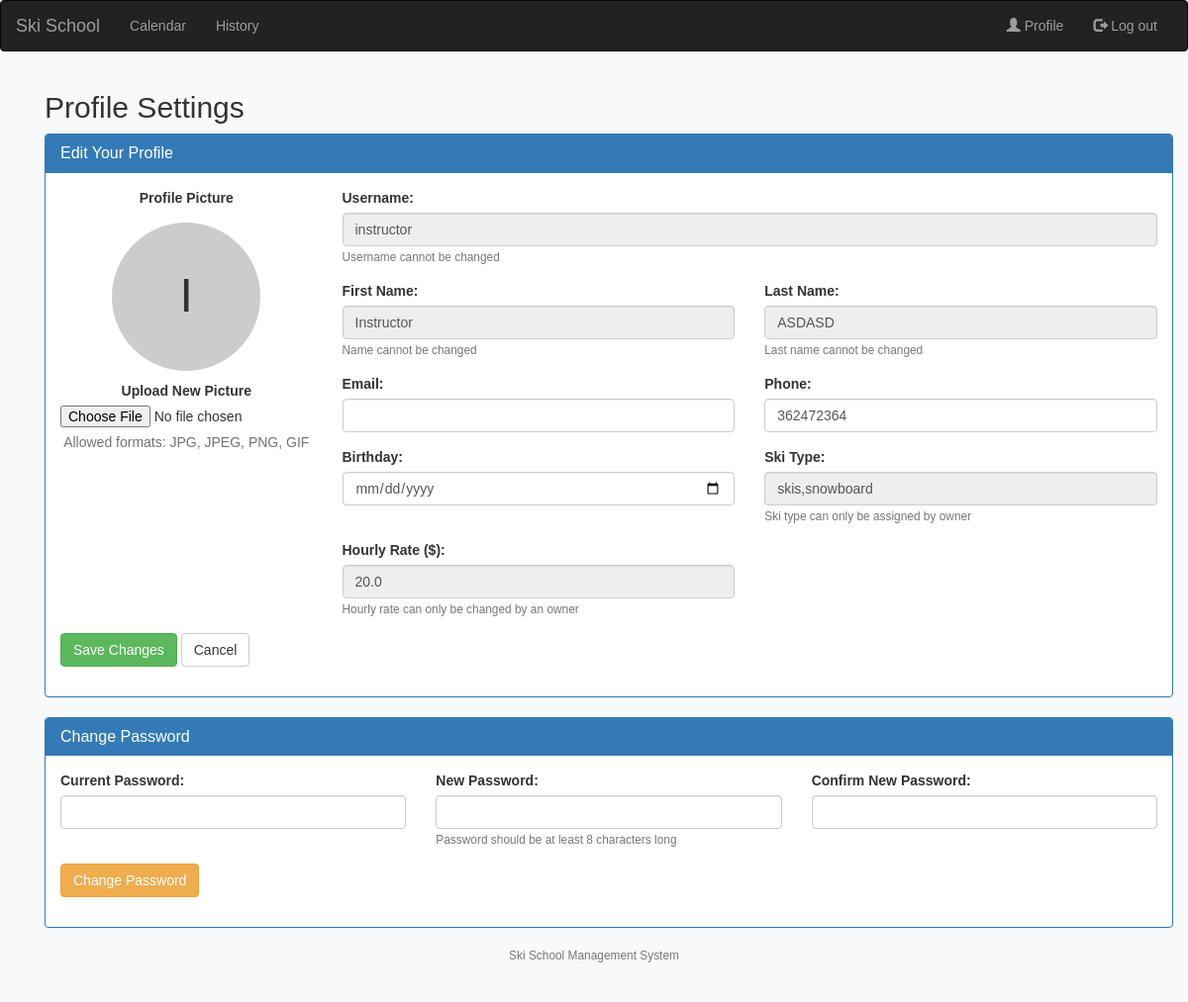
/settings (signed in), run on the app's committed database.
### tables this page shows
CREATE TABLE "user_info" (
	"id"	INTEGER,
	"username"	TEXT NOT NULL UNIQUE,
	"role"	TEXT NOT NULL,
	"name"	TEXT,
	"surname"	TEXT,
	"email"	TEXT UNIQUE,
	"phone"	TEXT,
	"profile_picture"	TEXT,
	"hourly_rate"	REAL DEFAULT 0, birthday TEXT, ski_type TEXT,
	PRIMARY KEY("id"),
	FOREIGN KEY("id") REFERENCES "users"("id") ON DELETE CASCADE
);

### app.py (the view, shortened to what this page needs)
@app.route("/settings", methods=["GET", "POST"])
@login_required
def settings():
    user_info = db.execute(
        """
        SELECT users.id, users.username, users.role, user_info.*
        FROM users
        JOIN user_info ON users.id = user_info.id
        WHERE users.id = ?
        """,
        current_user.id
    )
    if not user_info:
        flash("Error retrieving user information", "danger")
        return redirect("/")
    user_info = user_info[0]
    if current_user.role == "owner":
        template = "owner/settings.html"
    elif current_user.role == "admin":
        template = "admin/settings.html"
    elif current_user.role == "instructor":
        template = "instructor/settings.html"
    elif current_user.role == "customer":
        template = "customer/settings.html"
    else:
        flash("Something went wrong", "danger")
        return redirect("/logout")
    return render_template(template, user=user_info)

### app.py (called while the page is built)
@login_manager.user_loader
def load_user(user_id):
    try:
        user = db.execute("SELECT * FROM users WHERE id = ?", int(user_id))
        if user:
            return User(user[0]["id"], user[0]["username"], user[0]["role"])
        return None  # Return None if no user found
    except (ValueError, TypeError):
        return None

### templates/instructor/settings.html (shortened to what this page needs)
{% extends "layout.html" %}
{% block main %}
    {% include "settings.html" %}
{% endblock %}

### templates/settings.html (shortened to what this page needs)
<div class="container">
    <h2>Profile Settings</h2>
    <div class="row">
        <div class="col-md-12">
            <div class="panel panel-primary">
                <div class="panel-heading">
                    <h3 class="panel-title">Edit Your Profile</h3>
                </div>
                <div class="panel-body">
                    <form action="/settings" method="post" enctype="multipart/form-data">
                        <div class="row">
                            <div class="col-md-3">
                                <div class="form-group text-center">
                                    <label>Profile Picture</label>
                                    <div style="margin: 10px 0;">
                                        {% if user.profile_picture %}
                                        <img src="{{ user.profile_picture }}" alt="Profile" class="img-circle"
                                            style="width: 150px; height: 150px; object-fit: cover; border: 1px solid #ddd;">
                                        {% else %}
                                        <div class="img-circle"
                                            style="width: 150px; height: 150px; background-color: #ccc; display: flex; align-items: center; justify-content: center; margin: 0 auto; font-size: 48px;">
                                            <span>{{ user.username[0].upper() }}</span>
                                        </div>
                                        {% endif %}
                                    </div>
                                    <div class="form-group">
                                        <label for="profile_picture">Upload New Picture</label>
                                        <input type="file" id="profile_picture" name="profile_picture" accept="image/*">
                                        <p class="help-block">Allowed formats: JPG, JPEG, PNG, GIF</p>
                                    </div>
                                </div>
                            </div>
                            <div class="col-md-9">
                                <div class="form-group">
                                    <label for="username">Username:</label>
                                    <input type="text" class="form-control" id="username" value="{{ user.username }}"
                                        disabled>
                                    <small class="text-muted">Username cannot be changed</small>
                                </div>
                                <div class="row">
                                    <div class="col-md-6">
                                        <div class="form-group">
                                            <label for="name">First Name:</label>
                                            <input type="text" class="form-control" id="name"
                                                value="{{ user.name or '' }}" disabled>
                                            <small class="text-muted">Name cannot be changed</small>
                                        </div>
                                    </div>
                                    <div class="col-md-6">
                                        <div class="form-group">
                                            <label for="surname">Last Name:</label>
                                            <input type="text" class="form-control" id="surname"
                                                value="{{ user.surname or '' }}" disabled>
                                            <small class="text-muted">Last name cannot be changed</small>
                                        </div>
                                    </div>
                                </div>
                                <div class="row">
                                    <div class="col-md-6">
                                        <div class="form-group">
                                            <label for="email">Email:</label>
                                            <input type="email" class="form-control" id="email" name="email"
                                                value="{{ user.email or '' }}">
                                        </div>
                                    </div>
                                    <div class="col-md-6">
                                        <div class="form-group">
                                            <label for="phone">Phone:</label>
                                            <input type="tel" class="form-control" id="phone" name="phone"
                                                value="{{ user.phone or '' }}">
                                        </div>
                                    </div>
                                </div>
                                <div class="row">
                                    <div class="col-md-6">
                                        <div class="form-group">
                                            <label for="birthday">Birthday:</label>
                                            <input type="date" class="form-control" id="birthday" name="birthday"
                                                value="{{ user.birthday or '' }}">
                                        </div>
                                    </div>
                                    <div class="col-md-6">
                                        <div class="form-group">
                                            <label for="ski_type">Ski Type:</label>
                                            {% if user.role == 'customer' %}
                                            <select class="form-control" id="ski_type" name="ski_type">
                                                <option value="">Select Ski Type</option>
                                                <option value="Skis" {% if user.ski_type=='Skis' %}selected{% endif %}>
                                                    Skis</option>
                                                <option value="Snowboard" {% if user.ski_type=='Snowboard' %}selected{%
                                                    endif %}>Snowboard</option>
                                            </select>
                                            {% else %}
                                            <input type="text" class="form-control" id="ski_type"
                                                value="{{ user.ski_type or 'Not specified' }}" disabled>
                                            <small class="text-muted">Ski type can only be assigned by owner</small>
                                            {% endif %}
                                        </div>
                                    </div>
                                </div>
                                {% if user.role == 'instructor' or user.role == 'admin' %}
                                <div class="row">
                                    <div class="col-md-6">
                                        <div class="form-group">
                                            <label for="hourly_rate">Hourly Rate ($):</label>
                                            <input type="text" class="form-control" id="hourly_rate"
                                                value="{{ user.hourly_rate or '0.00' }}" disabled>
                                            <small class="text-muted">Hourly rate can only be changed by an
                                                owner</small>
                                        </div>
                                    </div>
                                </div>
                                {% endif %}
                            </div>
                        </div>
                        <div class="form-group">
                            <button type="submit" class="btn btn-success">Save Changes</button>
                            <a href="/" class="btn btn-default">Cancel</a>
                        </div>
                    </form>
                </div>
            </div>
        </div>
    </div>
    <div class="row">
        <div class="col-md-12">
            <div class="panel panel-primary">
                <div class="panel-heading">
                    <h3 class="panel-title">Change Password</h3>
                </div>
                <div class="panel-body">
                    <form action="/change-password" method="post">
                        <div class="row">
                            <div class="col-md-4">
                                <div class="form-group">
                                    <label for="current_password">Current Password:</label>
                                    <input type="password" class="form-control" id="current_password"
                                        name="current_password" required>
                                </div>
                            </div>
                            <div class="col-md-4">
                                <div class="form-group">
                                    <label for="new_password">New Password:</label>
                                    <input type="password" class="form-control" id="new_password" name="new_password"
                                        required>
                                    <small class="text-muted">Password should be at least 8 characters long</small>
                                </div>
                            </div>
                            <div class="col-md-4">
                                <div class="form-group">
                                    <label for="confirm_password">Confirm New Password:</label>
                                    <input type="password" class="form-control" id="confirm_password"
                                        name="confirm_password" required>
                                </div>
                            </div>
                        </div>
                        <div class="form-group">
                            <button type="submit" class="btn btn-warning">Change Password</button>
                        </div>
                    </form>
                </div>
            </div>
        </div>
    </div>
</div>

### static/styles.css (style rules this page uses)
body { background-color: #f8f9fa; font-family: Arial, sans-serif; padding-bottom: 40px; }
.container { max-width: 1200px; }
.form-group { margin-bottom: 15px; }

### data on the page
user_info: username "I", username "instructor", name "Instructor", surname "ASDASD", phone "362472364", ski_type "skis,snowboard", hourly_rate "20.0"
